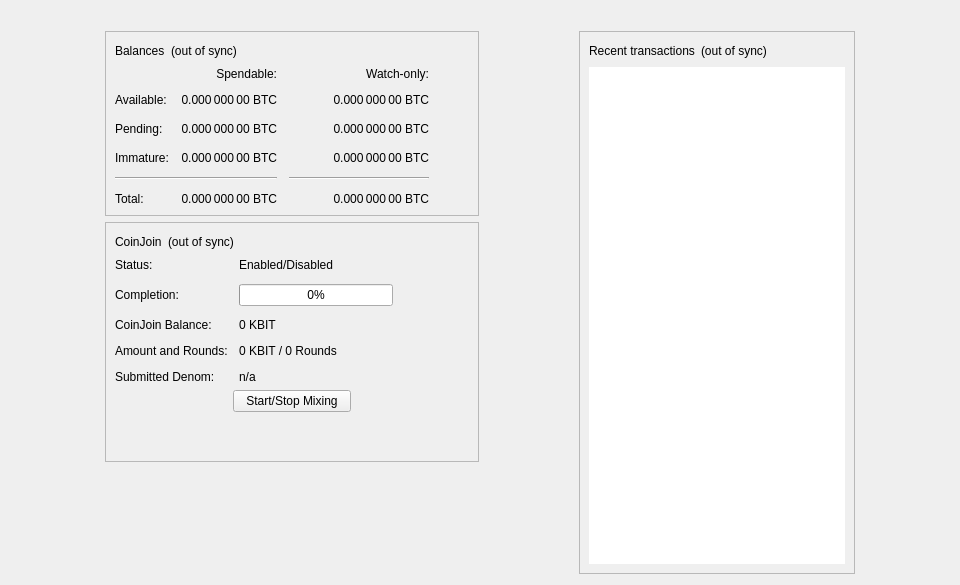
<?xml version="1.0" encoding="UTF-8"?>
<ui version="4.0">
 <class>OverviewPage</class>
 <widget class="QWidget" name="OverviewPage">
  <property name="geometry">
   <rect>
    <x>0</x>
    <y>0</y>
    <width>960</width>
    <height>585</height>
   </rect>
  </property>
  <property name="minimumSize">
   <size>
    <width>960</width>
    <height>0</height>
   </size>
  </property>
  <property name="windowTitle">
   <string>Form</string>
  </property>
  <layout class="QVBoxLayout" name="topLayout">
   <item>
    <widget class="QLabel" name="labelAlerts">
     <property name="visible">
      <bool>false</bool>
     </property>
     <property name="wordWrap">
      <bool>true</bool>
     </property>
     <property name="margin">
      <number>3</number>
     </property>
     <property name="textInteractionFlags">
      <set>Qt::TextSelectableByMouse</set>
     </property>
    </widget>
   </item>
   <item>
    <layout class="QHBoxLayout" name="horizontalLayout" stretch="1,0,1,0,1">
     <item>
      <spacer name="horizontalSpacerLeft">
       <property name="orientation">
        <enum>Qt::Horizontal</enum>
       </property>
       <property name="sizeType">
        <enum>QSizePolicy::Preferred</enum>
       </property>
       <property name="sizeHint" stdset="0">
        <size>
         <width>10</width>
         <height>20</height>
        </size>
       </property>
      </spacer>
     </item>
     <item>
      <layout class="QVBoxLayout" name="verticalLayout_2">
       <item>
        <widget class="QFrame" name="frame">
         <property name="frameShape">
          <enum>QFrame::StyledPanel</enum>
         </property>
         <property name="frameShadow">
          <enum>QFrame::Raised</enum>
         </property>
         <layout class="QVBoxLayout" name="verticalLayout_4">
          <item>
           <layout class="QHBoxLayout" name="horizontalLayout_4">
            <item>
             <widget class="QLabel" name="label_5">
              <property name="text">
               <string>Balances</string>
              </property>
             </widget>
            </item>
            <item>
             <widget class="QLabel" name="labelWalletStatus">
              <property name="toolTip">
               <string>The displayed information may be out of date. Your wallet automatically synchronizes with the KrakenChain network after a connection is established, but this process has not completed yet.</string>
              </property>
              <property name="text">
               <string notr="true">(out of sync)</string>
              </property>
              <property name="alignment">
               <set>Qt::AlignLeading|Qt::AlignLeft|Qt::AlignVCenter</set>
              </property>
             </widget>
            </item>
            <item>
             <spacer name="horizontalSpacer_3">
              <property name="orientation">
               <enum>Qt::Horizontal</enum>
              </property>
              <property name="sizeHint" stdset="0">
               <size>
                <width>40</width>
                <height>20</height>
               </size>
              </property>
             </spacer>
            </item>
           </layout>
          </item>
          <item>
           <layout class="QGridLayout" name="gridLayout">
            <property name="spacing">
             <number>12</number>
            </property>
            <item row="2" column="2">
             <widget class="QLabel" name="labelWatchPending">
              <property name="cursor">
               <cursorShape>IBeamCursor</cursorShape>
              </property>
              <property name="toolTip">
               <string>Unconfirmed transactions to watch-only addresses</string>
              </property>
              <property name="text">
               <string notr="true">0.000 000 00 BTC</string>
              </property>
              <property name="alignment">
               <set>Qt::AlignRight|Qt::AlignTrailing|Qt::AlignVCenter</set>
              </property>
              <property name="textInteractionFlags">
               <set>Qt::LinksAccessibleByMouse|Qt::TextSelectableByKeyboard|Qt::TextSelectableByMouse</set>
              </property>
             </widget>
            </item>
            <item row="2" column="1">
             <widget class="QLabel" name="labelUnconfirmed">
              <property name="cursor">
               <cursorShape>IBeamCursor</cursorShape>
              </property>
              <property name="toolTip">
               <string>Total of transactions that have yet to be confirmed, and do not yet count toward the spendable balance</string>
              </property>
              <property name="text">
               <string notr="true">0.000 000 00 BTC</string>
              </property>
              <property name="alignment">
               <set>Qt::AlignRight|Qt::AlignTrailing|Qt::AlignVCenter</set>
              </property>
              <property name="textInteractionFlags">
               <set>Qt::LinksAccessibleByMouse|Qt::TextSelectableByKeyboard|Qt::TextSelectableByMouse</set>
              </property>
             </widget>
            </item>
            <item row="3" column="2">
             <widget class="QLabel" name="labelWatchImmature">
              <property name="cursor">
               <cursorShape>IBeamCursor</cursorShape>
              </property>
              <property name="toolTip">
               <string>Mined balance in watch-only addresses that has not yet matured</string>
              </property>
              <property name="text">
               <string notr="true">0.000 000 00 BTC</string>
              </property>
              <property name="alignment">
               <set>Qt::AlignRight|Qt::AlignTrailing|Qt::AlignVCenter</set>
              </property>
              <property name="textInteractionFlags">
               <set>Qt::LinksAccessibleByMouse|Qt::TextSelectableByKeyboard|Qt::TextSelectableByMouse</set>
              </property>
             </widget>
            </item>
            <item row="4" column="0" colspan="2">
             <widget class="Line" name="lineSpendableBalance">
              <property name="orientation">
               <enum>Qt::Horizontal</enum>
              </property>
             </widget>
            </item>
            <item row="4" column="2">
             <widget class="Line" name="lineWatchBalance">
              <property name="sizePolicy">
               <sizepolicy hsizetype="Preferred" vsizetype="Fixed">
                <horstretch>0</horstretch>
                <verstretch>0</verstretch>
               </sizepolicy>
              </property>
              <property name="minimumSize">
               <size>
                <width>140</width>
                <height>0</height>
               </size>
              </property>
              <property name="orientation">
               <enum>Qt::Horizontal</enum>
              </property>
             </widget>
            </item>
            <item row="5" column="0">
             <widget class="QLabel" name="labelTotalText">
              <property name="text">
               <string>Total:</string>
              </property>
             </widget>
            </item>
            <item row="3" column="1">
             <widget class="QLabel" name="labelImmature">
              <property name="cursor">
               <cursorShape>IBeamCursor</cursorShape>
              </property>
              <property name="toolTip">
               <string>Mined balance that has not yet matured</string>
              </property>
              <property name="text">
               <string notr="true">0.000 000 00 BTC</string>
              </property>
              <property name="alignment">
               <set>Qt::AlignRight|Qt::AlignTrailing|Qt::AlignVCenter</set>
              </property>
              <property name="textInteractionFlags">
               <set>Qt::LinksAccessibleByMouse|Qt::TextSelectableByKeyboard|Qt::TextSelectableByMouse</set>
              </property>
             </widget>
            </item>
            <item row="2" column="3">
             <spacer name="horizontalSpacer_2">
              <property name="orientation">
               <enum>Qt::Horizontal</enum>
              </property>
              <property name="sizeHint" stdset="0">
               <size>
                <width>40</width>
                <height>20</height>
               </size>
              </property>
             </spacer>
            </item>
            <item row="3" column="0">
             <widget class="QLabel" name="labelImmatureText">
              <property name="text">
               <string>Immature:</string>
              </property>
             </widget>
            </item>
            <item row="5" column="1">
             <widget class="QLabel" name="labelTotal">
              <property name="cursor">
               <cursorShape>IBeamCursor</cursorShape>
              </property>
              <property name="toolTip">
               <string>Your current total balance</string>
              </property>
              <property name="text">
               <string notr="true">0.000 000 00 BTC</string>
              </property>
              <property name="alignment">
               <set>Qt::AlignRight|Qt::AlignTrailing|Qt::AlignVCenter</set>
              </property>
              <property name="textInteractionFlags">
               <set>Qt::LinksAccessibleByMouse|Qt::TextSelectableByKeyboard|Qt::TextSelectableByMouse</set>
              </property>
             </widget>
            </item>
            <item row="5" column="2">
             <widget class="QLabel" name="labelWatchTotal">
              <property name="cursor">
               <cursorShape>IBeamCursor</cursorShape>
              </property>
              <property name="toolTip">
               <string>Current total balance in watch-only addresses</string>
              </property>
              <property name="text">
               <string notr="true">0.000 000 00 BTC</string>
              </property>
              <property name="alignment">
               <set>Qt::AlignRight|Qt::AlignTrailing|Qt::AlignVCenter</set>
              </property>
              <property name="textInteractionFlags">
               <set>Qt::LinksAccessibleByMouse|Qt::TextSelectableByKeyboard|Qt::TextSelectableByMouse</set>
              </property>
             </widget>
            </item>
            <item row="0" column="2">
             <widget class="QLabel" name="labelWatchonly">
              <property name="text">
               <string>Watch-only:</string>
              </property>
              <property name="alignment">
               <set>Qt::AlignRight|Qt::AlignTrailing|Qt::AlignVCenter</set>
              </property>
             </widget>
            </item>
            <item row="1" column="0">
             <widget class="QLabel" name="labelBalanceText">
              <property name="text">
               <string>Available:</string>
              </property>
             </widget>
            </item>
            <item row="1" column="1">
             <widget class="QLabel" name="labelBalance">
              <property name="cursor">
               <cursorShape>IBeamCursor</cursorShape>
              </property>
              <property name="toolTip">
               <string>Your current spendable balance</string>
              </property>
              <property name="text">
               <string notr="true">0.000 000 00 BTC</string>
              </property>
              <property name="alignment">
               <set>Qt::AlignRight|Qt::AlignTrailing|Qt::AlignVCenter</set>
              </property>
              <property name="textInteractionFlags">
               <set>Qt::LinksAccessibleByMouse|Qt::TextSelectableByKeyboard|Qt::TextSelectableByMouse</set>
              </property>
             </widget>
            </item>
            <item row="1" column="2">
             <widget class="QLabel" name="labelWatchAvailable">
              <property name="cursor">
               <cursorShape>IBeamCursor</cursorShape>
              </property>
              <property name="toolTip">
               <string>Your current balance in watch-only addresses</string>
              </property>
              <property name="text">
               <string notr="true">0.000 000 00 BTC</string>
              </property>
              <property name="alignment">
               <set>Qt::AlignRight|Qt::AlignTrailing|Qt::AlignVCenter</set>
              </property>
              <property name="textInteractionFlags">
               <set>Qt::LinksAccessibleByMouse|Qt::TextSelectableByKeyboard|Qt::TextSelectableByMouse</set>
              </property>
             </widget>
            </item>
            <item row="2" column="0">
             <widget class="QLabel" name="labelPendingText">
              <property name="text">
               <string>Pending:</string>
              </property>
             </widget>
            </item>
            <item row="0" column="1">
             <widget class="QLabel" name="labelSpendable">
              <property name="text">
               <string>Spendable:</string>
              </property>
              <property name="alignment">
               <set>Qt::AlignRight|Qt::AlignTrailing|Qt::AlignVCenter</set>
              </property>
             </widget>
            </item>
           </layout>
          </item>
         </layout>
        </widget>
       </item>
       <item>
        <widget class="QFrame" name="frameCoinJoin">
         <property name="layoutDirection">
          <enum>Qt::LeftToRight</enum>
         </property>
         <property name="frameShape">
          <enum>QFrame::StyledPanel</enum>
         </property>
         <property name="frameShadow">
          <enum>QFrame::Raised</enum>
         </property>
         <layout class="QVBoxLayout" name="VerticalLayout_PS1">
          <item>
           <layout class="QHBoxLayout" name="horizontalLayout_5">
            <item>
             <widget class="QLabel" name="labelCoinJoinHeader">
              <property name="text">
               <string notr="true">CoinJoin</string>
              </property>
             </widget>
            </item>
            <item>
             <widget class="QLabel" name="labelCoinJoinSyncStatus">
              <property name="toolTip">
               <string>The displayed information may be out of date. Your wallet automatically synchronizes with the KrakenChain network after a connection is established, but this process has not completed yet.</string>
              </property>
              <property name="text">
               <string notr="true">(out of sync)</string>
              </property>
              <property name="alignment">
               <set>Qt::AlignLeading|Qt::AlignLeft|Qt::AlignVCenter</set>
              </property>
             </widget>
            </item>
            <item>
             <spacer name="horizontalSpacer_4">
              <property name="orientation">
               <enum>Qt::Horizontal</enum>
              </property>
              <property name="sizeHint" stdset="0">
               <size>
                <width>40</width>
                <height>20</height>
               </size>
              </property>
             </spacer>
            </item>
           </layout>
          </item>
          <item>
           <layout class="QFormLayout" name="coinJoinFormLayout">
            <property name="fieldGrowthPolicy">
             <enum>QFormLayout::AllNonFixedFieldsGrow</enum>
            </property>
            <property name="horizontalSpacing">
             <number>11</number>
            </property>
            <property name="verticalSpacing">
             <number>12</number>
            </property>
            <item row="0" column="0">
             <widget class="QLabel" name="labelCoinJoinEnabledText">
              <property name="text">
               <string>Status:</string>
              </property>
             </widget>
            </item>
            <item row="0" column="1">
             <widget class="QLabel" name="labelCoinJoinEnabled">
              <property name="text">
               <string>Enabled/Disabled</string>
              </property>
             </widget>
            </item>
            <item row="1" column="0">
             <widget class="QLabel" name="labelCompletitionText">
              <property name="text">
               <string>Completion:</string>
              </property>
             </widget>
            </item>
            <item row="1" column="1">
             <widget class="QProgressBar" name="coinJoinProgress">
              <property name="maximumSize">
               <size>
                <width>154</width>
                <height>16777215</height>
               </size>
              </property>
              <property name="value">
               <number>0</number>
              </property>
             </widget>
            </item>
            <item row="2" column="0">
             <widget class="QLabel" name="labelAnonymizedText">
              <property name="text">
               <string notr="true">CoinJoin Balance:</string>
              </property>
             </widget>
            </item>
            <item row="2" column="1">
             <widget class="QLabel" name="labelAnonymized">
              <property name="text">
               <string notr="true">0 KBIT</string>
              </property>
             </widget>
            </item>
            <item row="3" column="0">
             <widget class="QLabel" name="labelAmountAndRoundsText">
              <property name="text">
               <string>Amount and Rounds:</string>
              </property>
             </widget>
            </item>
            <item row="3" column="1">
             <widget class="QLabel" name="labelAmountRounds">
              <property name="text">
               <string>0 KBIT / 0 Rounds</string>
              </property>
             </widget>
            </item>
            <item row="4" column="0">
             <widget class="QLabel" name="labelSubmittedDenomText">
              <property name="text">
               <string>Submitted Denom:</string>
              </property>
             </widget>
            </item>
            <item row="4" column="1">
             <widget class="QLabel" name="labelSubmittedDenom">
              <property name="toolTip">
               <string>The denominations you submitted to the Masternode.&lt;br&gt;To mix, other users must submit the exact same denominations.</string>
              </property>
              <property name="text">
               <string>n/a</string>
              </property>
              <property name="wordWrap">
               <bool>true</bool>
              </property>
             </widget>
            </item>
           </layout>
          </item>
          <item>
           <layout class="QVBoxLayout" name="VerticalLayout_PS">
            <item>
             <layout class="QHBoxLayout" name="horizontalLayout_3">
              <property name="topMargin">
               <number>0</number>
              </property>
              <item>
               <spacer name="horizontalSpacer_5">
                <property name="orientation">
                 <enum>Qt::Horizontal</enum>
                </property>
                <property name="sizeHint" stdset="0">
                 <size>
                  <width>40</width>
                  <height>20</height>
                 </size>
                </property>
               </spacer>
              </item>
              <item>
               <widget class="QPushButton" name="toggleCoinJoin">
                <property name="sizePolicy">
                 <sizepolicy hsizetype="MinimumExpanding" vsizetype="Fixed">
                  <horstretch>0</horstretch>
                  <verstretch>0</verstretch>
                 </sizepolicy>
                </property>
                <property name="text">
                 <string>Start/Stop Mixing</string>
                </property>
               </widget>
              </item>
              <item>
               <spacer name="horizontalSpacer_6">
                <property name="orientation">
                 <enum>Qt::Horizontal</enum>
                </property>
                <property name="sizeHint" stdset="0">
                 <size>
                  <width>40</width>
                  <height>20</height>
                 </size>
                </property>
               </spacer>
              </item>
             </layout>
            </item>
            <item>
             <spacer name="verticalSpacer_3">
              <property name="orientation">
               <enum>Qt::Vertical</enum>
              </property>
              <property name="sizeHint" stdset="0">
               <size>
                <width>20</width>
                <height>40</height>
               </size>
              </property>
             </spacer>
            </item>
           </layout>
          </item>
         </layout>
        </widget>
       </item>
       <item>
        <spacer name="verticalSpacer">
         <property name="orientation">
          <enum>Qt::Vertical</enum>
         </property>
         <property name="sizeHint" stdset="0">
          <size>
           <width>20</width>
           <height>40</height>
          </size>
         </property>
        </spacer>
       </item>
      </layout>
     </item>
     <item>
      <spacer name="horizontalSpacerCenter">
       <property name="orientation">
        <enum>Qt::Horizontal</enum>
       </property>
       <property name="sizeHint" stdset="0">
        <size>
         <width>10</width>
         <height>20</height>
        </size>
       </property>
      </spacer>
     </item>
     <item>
      <layout class="QVBoxLayout" name="verticalLayout_3">
       <item>
        <widget class="QFrame" name="frame_2">
         <property name="frameShape">
          <enum>QFrame::StyledPanel</enum>
         </property>
         <property name="frameShadow">
          <enum>QFrame::Raised</enum>
         </property>
         <layout class="QVBoxLayout" name="verticalLayout">
          <item>
           <layout class="QHBoxLayout" name="horizontalLayout_2">
            <item>
             <widget class="QLabel" name="label_4">
              <property name="text">
               <string>Recent transactions</string>
              </property>
             </widget>
            </item>
            <item>
             <widget class="QLabel" name="labelTransactionsStatus">
              <property name="toolTip">
               <string>The displayed information may be out of date. Your wallet automatically synchronizes with the KrakenChain network after a connection is established, but this process has not completed yet.</string>
              </property>
              <property name="text">
               <string notr="true">(out of sync)</string>
              </property>
              <property name="alignment">
               <set>Qt::AlignLeading|Qt::AlignLeft|Qt::AlignVCenter</set>
              </property>
             </widget>
            </item>
            <item>
             <spacer name="horizontalSpacer">
              <property name="orientation">
               <enum>Qt::Horizontal</enum>
              </property>
              <property name="sizeHint" stdset="0">
               <size>
                <width>40</width>
                <height>20</height>
               </size>
              </property>
             </spacer>
            </item>
           </layout>
          </item>
          <item>
           <widget class="QListView" name="listTransactions">
            <property name="frameShape">
             <enum>QFrame::NoFrame</enum>
            </property>
            <property name="verticalScrollBarPolicy">
             <enum>Qt::ScrollBarAlwaysOff</enum>
            </property>
            <property name="horizontalScrollBarPolicy">
             <enum>Qt::ScrollBarAlwaysOff</enum>
            </property>
            <property name="selectionMode">
             <enum>QAbstractItemView::NoSelection</enum>
            </property>
           </widget>
          </item>
         </layout>
        </widget>
       </item>
      </layout>
     </item>
     <item>
      <spacer name="horizontalSpacerRight">
       <property name="orientation">
        <enum>Qt::Horizontal</enum>
       </property>
       <property name="sizeType">
        <enum>QSizePolicy::Preferred</enum>
       </property>
       <property name="sizeHint" stdset="0">
        <size>
         <width>10</width>
         <height>20</height>
        </size>
       </property>
      </spacer>
     </item>
    </layout>
   </item>
  </layout>
 </widget>
 <resources/>
 <connections/>
</ui>
